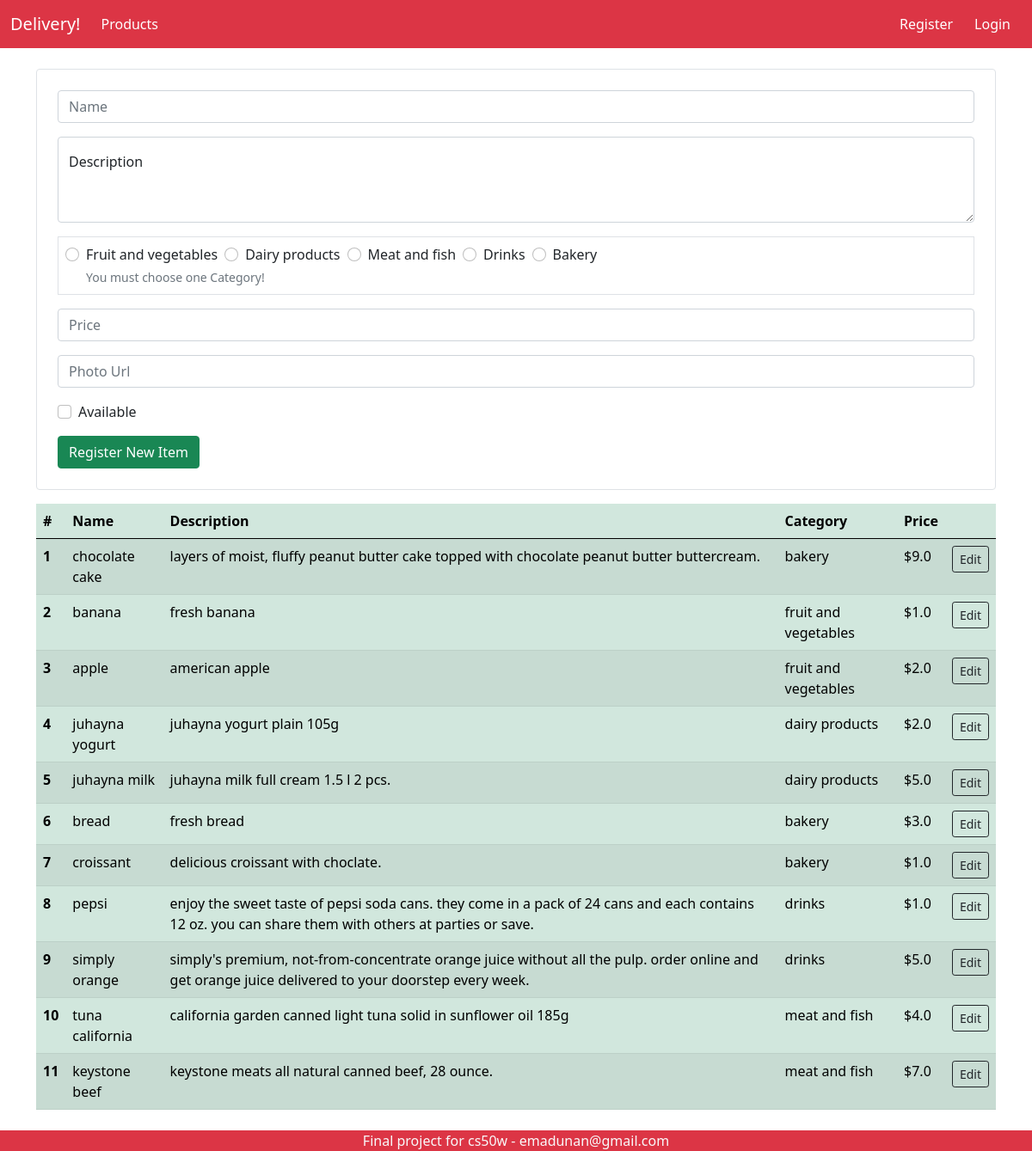
/dataentry, run on the app's committed database.
### delivery/models.py (models this page shows, shortened)
class Item(models.Model):
    name = models.CharField(max_length=255)
    description = models.TextField(max_length=1000)
    category = models.CharField(max_length=50)
    price = models.FloatField()
    photo_url = models.TextField()
    availability = models.BooleanField(default=True)
    created_at = models.DateTimeField(default=timezone.now)
    class Meta:
        constraints = [
            models.UniqueConstraint(name='unique_name', fields=['name'])
        ]

### delivery/views.py (the view)
# urls.py: path('dataentry', views.data_entry, name="dataentry"),
def data_entry(request):
    if request.method == "POST":
        name = request.POST["name"]
        description = request.POST["description"]
        category = request.POST.get("category")
        price = request.POST["price"]
        photoUrl = request.POST["photoUrl"]
        availability = request.POST.get("availability", "unavailable") == "available"
        if name == '' or description == '' or category == None or price == '' or photoUrl == '':
            return render(request, "delivery/dataentry.html", {
                "message": "Invalid Input value, fill all input fields and try again."
            })
        try:
            item = Item.objects.create(
                name=name.lower(),
                description=description.lower(),
                category=category,
                price=price,
                photo_url=photoUrl,
                availability=availability)
            item.save()
        except IntegrityError:
            return render(request, "delivery/dataentry.html", {
                "message": "This item is already registered."
            })
        return HttpResponseRedirect(reverse("dataentry"))
    else:
        items = Item.objects.all().order_by('-created_at')
        return render(request, "delivery/dataentry.html", {
            "items": items
        })

### delivery/templatetags/delivery_extras.py (called while the page is built)
@register.filter(name='has_group')
def has_group(user, group_name):
    group = Group.objects.get(name=group_name)
    return True if group in user.groups.all() else False

### delivery/templates/delivery/dataentry.html (shortened to what this page needs)
{% extends 'delivery/layout.html' %}
{% block body %}
<div id="register-items__section" class="p-4 border rounded">
    <form action="{% url 'dataentry' %}" method="POST">
        <div class="mb-3">
            <input type="text" class="form-control" id="InputItemName" name="name" placeholder="Name">
        </div>
        <div class="form-floating mb-3">
            <textarea class="form-control" placeholder="Leave a comment here" id="InputItemDescription"
                name="description" style="height: 100px"></textarea>
            <label for="InputItemDescription">Description</label>
        </div>
        <div id="categories__container" class="mb-3 p-2 border">
            <div id="categories-input__radios">
                <div class="form-check me-2">
                    <input class="form-check-input" type="radio" name="category" value="fruit and vegetables"
                        id="InputItemCategory1">
                    <label class="form-check-label" for="InputItemCategory1">
                        Fruit and vegetables
                    </label>
                </div>
                <div class="form-check me-2">
                    <input class="form-check-input" type="radio" name="category" value="dairy products"
                        id="InputItemCategory2">
                    <label class="form-check-label" for="InputItemCategory2">
                        Dairy products
                    </label>
                </div>
                <div class="form-check me-2">
                    <input class="form-check-input" type="radio" name="category" value="meat and fish"
                        id="InputItemCategory3">
                    <label class="form-check-label" for="InputItemCategory3">
                        Meat and fish
                    </label>
                </div>
                <div class="form-check me-2">
                    <input class="form-check-input" type="radio" name="category" value="drinks" id="InputItemCategory4">
                    <label class="form-check-label" for="InputItemCategory4">
                        Drinks
                    </label>
                </div>
                <div class="form-check me-2">
                    <input class="form-check-input" type="radio" name="category" value="bakery" id="InputItemCategory5">
                    <label class="form-check-label" for="InputItemCategory5">
                        Bakery
                    </label>
                </div>
            </div>
            <small id="category-choose__hint" class="ms-4">You must choose one Category!</small>
        </div>
        <div class="mb-3">
            <input type="number" class="form-control" id="InputItemPrice" name="price" placeholder="Price">
        </div>
        <div class="mb-3">
            <input type="text" class="form-control" id="InputItemPhotoUrl" name="photoUrl" placeholder="Photo Url">
        </div>
        <div class="mb-3 form-check">
            <input type="checkbox" name="availability" value="available" class="form-check-input"
                id="InputItemAvailability">
            <label class="form-check-label" for="InputItemAvailability">Available</label>
        </div>
        <button type="submit" class="btn btn-success">Register New Item</button>
    </form>
</div>
<div id="preview-items__section" class="mt-3">
    <table class="table table-success table-striped">
        <thead>
            <tr>
                <th scope="col">#</th>
                <th scope="col">Name</th>
                <th scope="col">Description</th>
                <th scope="col">Category</th>
                <th scope="col">Price</th>
                <th scope="col"></th>
            </tr>
        </thead>
        <tbody>
            {% for item in items %}
            <tr>
                <th scope="row">{{forloop.counter}}</th>
                <td>{{item.name}}</td>
                <td>{{item.description}}</td>
                <td>{{item.category}}</td>
                <td>${{item.price}}</td>
                <td><button class="btn btn-outline-dark btn-sm edit-item__btn">Edit</button></td>
            </tr>
            {% endfor %}
        </tbody>
    </table>
</div>
{% endblock %}

### delivery/static/delivery/style.css (style rules this page uses)
#categories-input__radios { display: flex; flex-wrap: wrap; }
#category-choose__hint { color: #6c757d; }

### data on the page
Item: name "chocolate cake", description "layers of moist, fluffy peanut butter cake topped with chocolate peanut butter buttercream.", category "bakery", price "9.0"
Item: name "banana", description "fresh banana", category "fruit and vegetables", price "1.0"
Item: name "apple", description "american apple", category "fruit and vegetables", price "2.0"
Item: name "juhayna yogurt", description "juhayna yogurt plain 105g", category "dairy products", price "2.0"
Item: name "juhayna milk", description "juhayna milk full cream 1.5 l 2 pcs.", category "dairy products", price "5.0"
Item: name "bread", description "fresh bread", category "bakery", price "3.0"
Item: name "croissant", description "delicious croissant with choclate.", category "bakery", price "1.0"
Item: name "pepsi", description "enjoy the sweet taste of pepsi soda cans. they come in a pack of 24 cans and each contains 12 oz. you can share them with others at parties or save.", category "drinks", price "1.0"
Item: name "simply orange", description "simply's premium, not-from-concentrate orange juice without all the pulp. order online and get orange juice delivered to your doorstep every week.", category "drinks", price "5.0"
Item: name "tuna california", description "california garden canned light tuna solid in sunflower oil 185g", category "meat and fish", price "4.0"
Item: name "keystone beef", description "keystone meats all natural canned beef, 28 ounce.", category "meat and fish", price "7.0"
